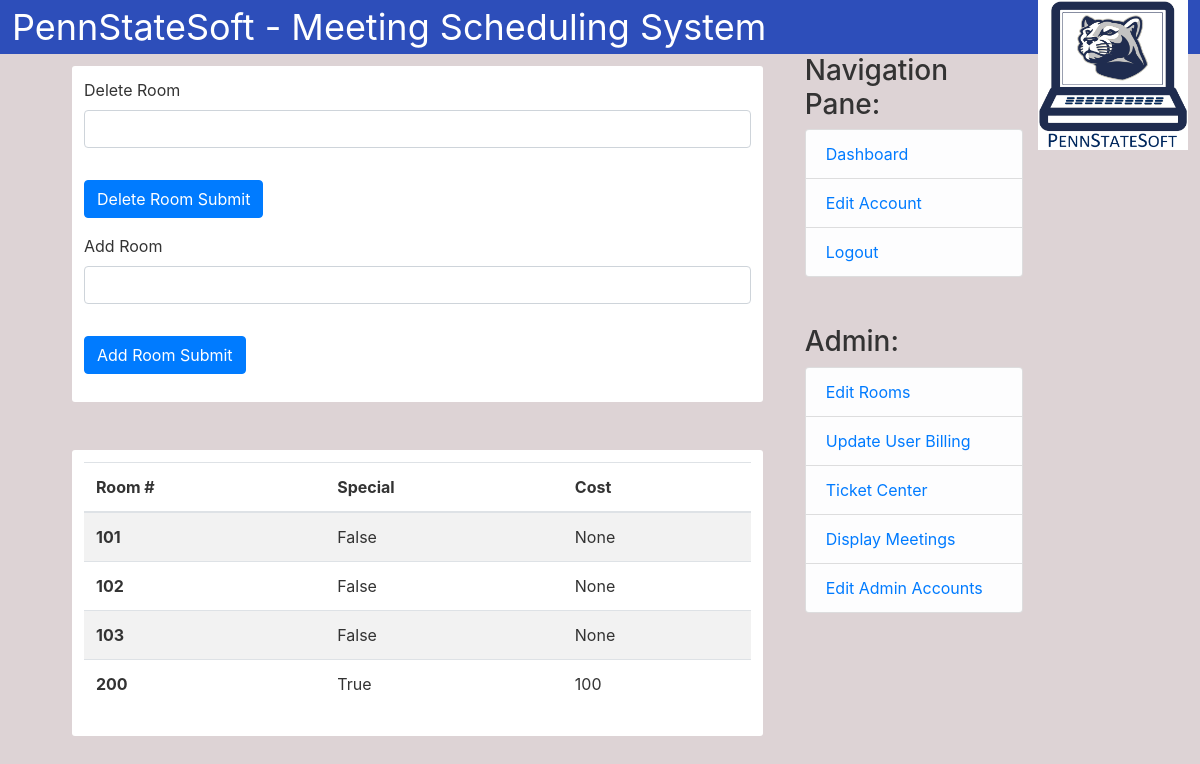
The app's page /Admin/EditRooms (signed in) with its own data.
### mss/Meeting/MeetingModels.py (models this page shows, shortened)
class Room(db.Model):
    __tablename__ = 'room'
    id = db.Column(db.Integer, primary_key=True)
    special = db.Column(db.Boolean, default=False)
    cost = db.Column(db.Integer, default=None)
    meetings = db.relationship('Meeting', back_populates='room')

### mss/User/UserController.py (the view)
    def decorator(*args, **kwargs):
        if not isinstance(current_user, Admin):
            return redirect(url_for('dashboard'))
        else:
            return func(*args, **kwargs)

### mss/Meeting/MeetingForms.py
class DelRoomForm(FlaskForm):
    del_room = StringField('Delete Room', validators=[DataRequired(), Length(max=20)])
    submit = SubmitField('Delete Room Submit')

class AddRoomForm(FlaskForm):
    add_room = StringField('Add Room', validators=[DataRequired(), Length(max=20)])
    submit = SubmitField('Add Room Submit')

### mss/Routes/AdminRoutes.py (called while the page is built, shortened)
@app.route('/Admin/EditRooms', methods=['GET', 'POST'])
@login_required
@authenticate_admin
def adminEditRooms():
    delform = DelRoomForm()
    addform = AddRoomForm()
    if request.method == 'POST' and addform.validate_on_submit():
        if meeting_controller.addRoom(addform.add_room.data):
            flash('Room ' + addform.add_room.data + ' added!', 'success')
        else:
            flash('Oops! Something went wrong. No changes saved.', 'danger')
        return redirect(url_for('adminEditRooms'))
    return render_template('AdminEditRooms.html', delform=delform, addform=addform, rooms=Room.query.all())

### mss/User/UserController.py (called while the page is built)
def authenticate_admin(func):
    def decorator(*args, **kwargs):
        if not isinstance(current_user, Admin):
            return redirect(url_for('dashboard'))
        else:
            return func(*args, **kwargs)
    decorator.__name__ = func.__name__
    return decorator

### mss/User/UserModels.py (called while the page is built)
@login_manager.user_loader
def load_user(id):
    return User.query.get(int(id))

### mss/templates/AdminEditRooms.html (shortened to what this page needs)
{% extends "AdminHome.html" %}
{% block content %}
<div class="content">
    <form method="POST" action="">
        <fieldset class="form-group">
            <div class="form-group">
                {{delform.del_room.label(class="form-control-label")}}
                {% if delform.del_room.errors %}
                {{delform.label(class="form-control-label is-invalid")}}
                <div class="invalid-feedback">
                    {% for error in delform.del_room.errors %}
                    <span>{{ error }}</span>
                    {% endfor %}
                </div>
                {% else %}
                {{delform.del_room(class="form-control")}}
                {% endif %}
            </div>
        </fieldset>
        <div class="form-group">
            {{delform.submit(class="btn btn-primary")}}
        </div>
    </form>
    <form method="POST" action="">
        <fieldset class="form-group">
            <div class="form-group">
                {{addform.add_room.label(class="form-control-label")}}
                {% if addform.add_room.errors %}
                {{addform.label(class="form-control-label is-invalid")}}
                <div class="invalid-feedback">
                    {% for error in addform.add_room.errors %}
                    <span>{{ error }}</span>
                    {% endfor %}
                </div>
                {% else %}
                {{addform.add_room(class="form-control")}}
                {% endif %}
            </div>
        </fieldset>
        <div class="form-group">
            {{addform.submit(class="btn btn-primary")}}
        </div>
    </form>
</div>
<br>
<div class = "content">
    <table class="table table-striped">
        <thead>
          <tr>
            <th scope="col">Room #</th>
            <th scope="col">Special</th>
            <th scope="col">Cost</th>
          </tr>
        </thead>
        <tbody>
          {% for room in rooms %}
          <tr>
            <th scope="row">{{room.id}}</th>
            <td>{{room.special}}</td>
            <td>{{room.cost}}</td>
          </tr>
          {% endfor %}
        </tbody>
      </table>
</div>
{% endblock content %}

### mss/static/login.css (style rules this page uses)
body { background: #ddd3d5; color: #333333; }
.content { background: #FFFFFF; padding: 12px 12px; margin: 12px 12px; border: 2px #000000; border-radius: 3px; }

### records on screen
Room: id "101", special "False", cost "None"
Room: id "102", special "False", cost "None"
Room: id "103", special "False", cost "None"
Room: id "200", special "True", cost "100"

### other values on screen
{{ delform.del_room.label(class="form-control-label") }} "Delete Room"
{{ addform.add_room.label(class="form-control-label") }} "Add Room"
